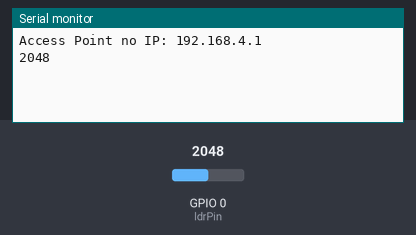
This sketch was run on a simulated ESP32-C3. Parts: the last lines printed to the serial monitor. Inputs (shaded band) come from the test bench; at power-on: GPIO 0 (ldrPin) = 2048.

Above: at 1.2 s.
1.3 s: GPIO 0 (ldrPin) set to 1460
At 2.6 s:
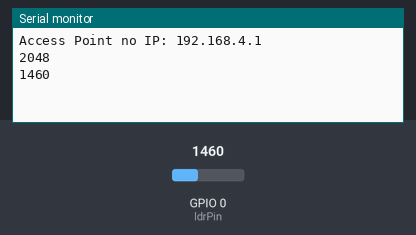
2.8 s: GPIO 0 (ldrPin) set to 1540
At 3.5 s:
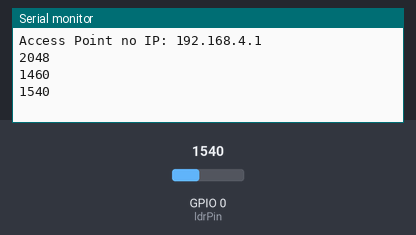
Timing chart, 0 to 5.8 s (numbered marks = the images above; inputs shaded):
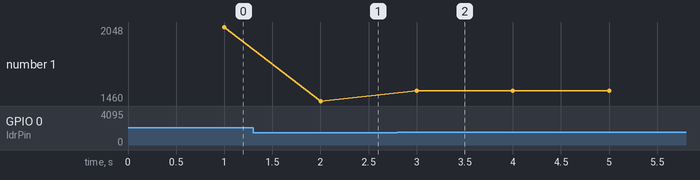

The sketch:

ldr.ino
```cpp
#include <WiFi.h>

// ====== Rede (modo Access Point) ======
const char* ssid     = "Controle Web Grupo G";
const char* password = "123456789";

WiFiServer server(80);

// ====== Pinos (ESP32-C3 Super Mini) ======
// ATENCAO: no ESP32-C3 NAO existe GPIO 34. Os canais do ADC1 ficam nos
// GPIO 0 a 4. Ajuste 'ldrPin' para o pino em que o LDR esta REALMENTE ligado.
const int ldrPin    = 0;  // GPIO3 = ADC1 -> entrada analogica do LDR
const int rgbLedPin = 8;  // GPIO8 = LED RGB embarcado (WS2812) do Super Mini

// ====== Parametros ======
int ldrVal = 0;
const int limiarBaixaLuz = 1500;  // calibre conforme suas medicoes no Serial Monitor
const int brilhoLed      = 40;    // 0-255 (o WS2812 e bem brilhante)

// ====== Controle de tempo (nao bloqueante) ======
unsigned long prevLdrMillis   = 0;
unsigned long prevBlinkMillis = 0;
bool ledLigado = false;

// Amarelo = vermelho + verde; apagar = tudo zero
void setAmarelo(bool ligar) {
  if (ligar) {
    neopixelWrite(rgbLedPin, brilhoLed, brilhoLed, 0);
  } else {
    neopixelWrite(rgbLedPin, 0, 0, 0);
  }
}

void setup() {
  Serial.begin(115200);

  analogSetAttenuation(ADC_11db);  // faixa de leitura ~0 a 3,3 V
  setAmarelo(false);

  WiFi.softAP(ssid, password);
  Serial.print("Access Point no IP: ");
  Serial.println(WiFi.softAPIP());
  server.begin();
}

void loop() {
  unsigned long agora = millis();

  // 1) Leitura do LDR a 1 Hz
  if (agora - prevLdrMillis >= 1000) {
    prevLdrMillis = agora;
    ldrVal = analogRead(ldrPin);
    Serial.println(ldrVal);  // util para calibrar o limiar
  }

  // 2) Pisca amarelo (ciclo de 2 s) somente em baixa luminosidade
  if (ldrVal > limiarBaixaLuz) {
    if (agora - prevBlinkMillis >= 1000) {  // alterna a cada 1 s -> periodo de 2 s
      prevBlinkMillis = agora;
      ledLigado = !ledLigado;
      setAmarelo(ledLigado);
    }
  } else {
    if (ledLigado) {            // ao voltar a luz, garante LED apagado
      ledLigado = false;
      setAmarelo(false);
    }
    prevBlinkMillis = agora;    // zera a fase para o proximo ciclo de baixa luz
  }

  // 3) Servidor web (atendimento rapido, com timeout p/ nao travar o loop)
  WiFiClient client = server.available();
  if (client) {
    unsigned long inicio = millis();
    String currentLine = "";
    while (client.connected() && (millis() - inicio < 1000)) {
      if (client.available()) {
        char c = client.read();
        if (c == '\n') {
          if (currentLine.length() == 0) {
            client.println("HTTP/1.1 200 OK");
            client.println("Content-type:text/html");
            client.println("Connection: close");
            client.println();
            client.print("<!DOCTYPE html><html><head><meta charset=\"utf-8\">");
            client.print("<meta http-equiv=\"refresh\" content=\"1\"></head><body>");
            client.print("<h1>Monitor de Luminosidade</h1>");
            client.print("<p>Valor do LDR: <strong>");
            client.print(ldrVal);
            client.print("</strong></p></body></html>");
            break;
          } else {
            currentLine = "";
          }
        } else if (c != '\r') {
          currentLine += c;
        }
      }
    }
    client.stop();
  }
}
```

Measured:
- after the input at 1.3 s, the serial monitor: prints a new line after 0.70 s (image 1)
- after the input at 2.8 s, the serial monitor: prints a new line after 0.20 s (image 2)
- plotted number 1: 2048 → 1460 after the input at 1.3 s, 1460 → 1540 after the input at 2.8 s
